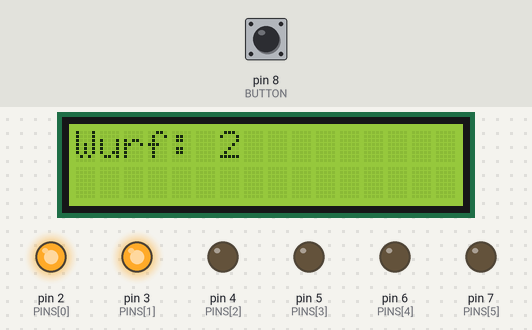
A sketch run on a simulated Arduino Uno, built with avr-gcc and run on an emulated ATmega328P. Shown: 16×2 character LCD, output pins drawn as LEDs (lit = HIGH). Dashed ring = blinking. Inputs (shaded band) come from the test bench; at power-on: pin 8 (BUTTON) HIGH. Random numbers use the default seed unless the sketch sets one.

Above: at 0.1 s.
1.3 s: pin 8 (BUTTON) pulsed LOW 5 times (0.12 s each, 0.3 s apart)
At 4.3 s:
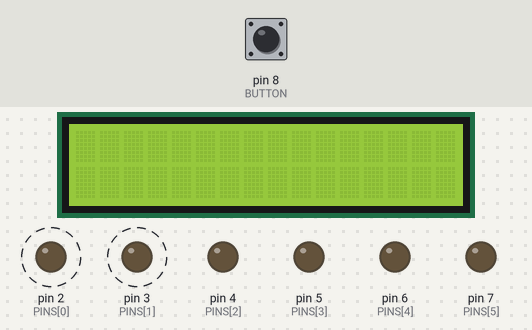
5.1 s: pin 8 (BUTTON) pulled LOW for 0.15 s
At 6.0 s:
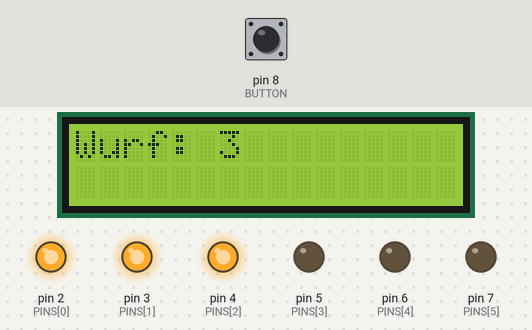
7.7 s: pin 8 (BUTTON) pulled LOW for 1 s
At 9.5 s:
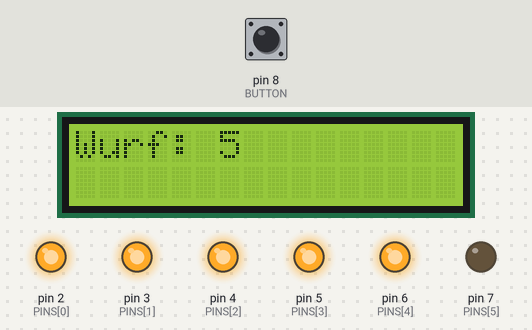
11.2 s: pin 8 (BUTTON) pulled LOW for 3.2 s
At 16.1 s:
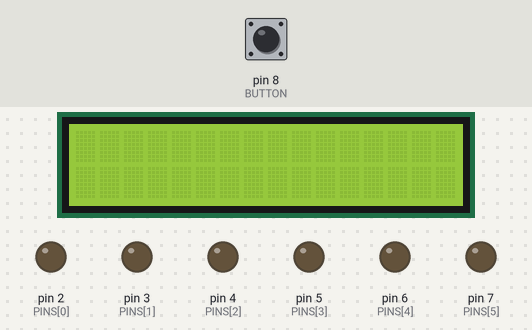
16.9 s: pin 8 (BUTTON) pulled LOW for 0.15 s
At 17.8 s:
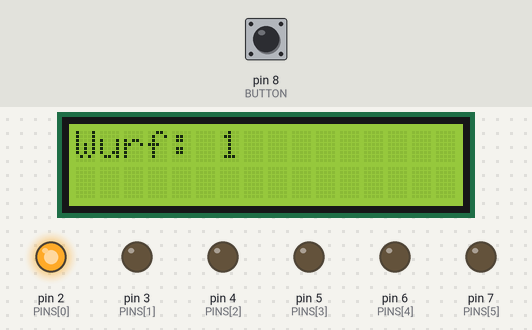
Timing chart, 0 to 19.9 s (numbered marks = the images above; inputs shaded):
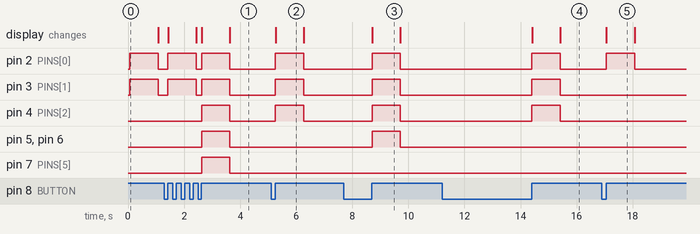

The sketch:

Teilpruefungsleistung3.ino
```cpp
#include <LiquidCrystal_I2C.h>

/* LCD einrichten */
// Deklaration eines LiquidCrystal_I2C-Objekts : I2C Adresse 0x27, 16 Spalten and 2 Reihen
LiquidCrystal_I2C lcd(0x27, 16, 2);

/* Variablen und Kostanten für loop() */
int i; // Zählvariable zur De-Aktivierung der LEDs
const int BUTTON = 8; // Taster-Belegung
const int PINS[] = {2, 3, 4, 5, 6, 7}; // Pin-Belegung als Array

/* Variablen für die Entprellung des Tasters */
int aktuellerButtonZustand;
int letzterButtonZustand = LOW; // Letzte Ablesung des Button-Status
unsigned long letzteEntprellung = 0; // Letzte Umschaltung des Ausgangspins
unsigned long entprellZeit = 50;

/* Initialisierung der Pins */
void setup() {
  // LCD initialisieren
  lcd.init();
  // Hintergrundlicht einschalten
  lcd.backlight();

  // LEDs als Ausgänge
  for(i = 0; i < 6; ++i) {
    pinMode(PINS[i], OUTPUT);
  }
  // Taster als Eingang mit Pull-Up Widerstand
  pinMode(BUTTON, INPUT_PULLUP);
}

/* Hauptprogramm */
void loop() {
  // aktuellen Zustand des Schalters zwischenspeichern
  int cache = digitalRead(BUTTON);

  // Änderung des Status vom Schalter, aufgrund eines Knopfdruckes oder Rauschen.
  if(cache != letzterButtonZustand) {
    // Timer aktualisieren
    letzteEntprellung = millis();
  }

  // Falls die aktuelle Ablesung größer als die Entprellzeit ist
  if((millis() - letzteEntprellung) - entprellZeit) {
    // Falls der Cache-Wert nicht mit dem aktuellen Buttonzustand übereinstimmt
    if(cache != aktuellerButtonZustand) {
      // wird der Wert des Zwischenspeichers dem aktuellen Schalter-Status zugewiesen
      aktuellerButtonZustand = cache;
      // Ist der aktuelle Schalter-Status auf HIGH
      if(aktuellerButtonZustand == HIGH) {
        // wird die Würfelfunktion ausgelöst
        anzeige();
        // werden alle LEDs auf LOW resetet
        reset();
      }
    }
  }

  // Speicherung vom letzten Zustand des 'Buttons
  letzterButtonZustand = cache;
}

/* LEDs gemäß dem der Augenzahl aktivieren */
void anzeige() {
  // Display löschen
  lcd.clear();

  // Zunächst LEDs ausschalten
  for(i = 0; i < 6; ++i) {
    digitalWrite(PINS[i], LOW);
  }

  // Zufallsgenerator erzeugt Würfelzahl
  int auge = random(1, 7);

  // LEDS der entsprechenden Augenzahl aktivieren
  for(i = 0; i < auge; ++i) {
    digitalWrite(PINS[i], HIGH);
  }

  // Cursor-Anfang in Zeile 1 und Spalte 0
  lcd.setCursor(0, 0);
  // Ergebnis-Anzeige im Display
  lcd.print(String("Wurf: ") + String(auge));
  delay(1000);
  lcd.clear();

}

/* LEDs wieder zurücksetzen */
// ALLe LEDs deaktivieren
void reset() {
  for(i = 0; i < 7; ++i) {
    digitalWrite(PINS[i], LOW);
  }
}
```

Measured:
- after the input at 1.3 s, pin 2 (PINS[0]), pin 3 (PINS[1]): alternates HIGH for 1.0 s and LOW for 0.19 s, starting after 0.12 s; pin 4 (PINS[2]), pin 5 (PINS[3]), pin 6 (PINS[4]), pin 7 (PINS[5]): LOW → HIGH after 1.3 s, → LOW 1.0 s later; the display: first changes after 0.13 s (image 1 shows a later state)
- after the input at 5.1 s, pin 2 (PINS[0]), pin 3 (PINS[1]), pin 4 (PINS[2]): LOW → HIGH after 0.15 s, → LOW 1.0 s later; the display: changes after 0.16 s (image 2)
- after the input at 7.7 s, pin 2 (PINS[0]), pin 3 (PINS[1]), pin 4 (PINS[2]), pin 5 (PINS[3]), pin 6 (PINS[4]): LOW → HIGH after 1.0 s, → LOW 1.0 s later; the display: changes after 1.0 s (image 3)
- after the input at 11.2 s, pin 2 (PINS[0]), pin 3 (PINS[1]), pin 4 (PINS[2]): LOW → HIGH after 3.2 s, → LOW 1.0 s later; the display: first changes after 3.2 s (image 4 shows a later state)
- after the input at 16.9 s, pin 2 (PINS[0]): LOW → HIGH after 0.15 s, → LOW 1.0 s later; the display: changes after 0.16 s (image 5)
- what the display in image 2 shows lasts 1.0 s, from 5.3 s to 6.3 s
